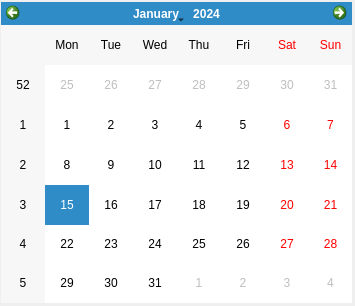
<?xml version="1.0" encoding="UTF-8"?>
<ui version="4.0">
 <class>CalenderDialog</class>
 <widget class="QDialog" name="CalenderDialog">
  <property name="geometry">
   <rect>
    <x>0</x>
    <y>0</y>
    <width>355</width>
    <height>306</height>
   </rect>
  </property>
  <property name="windowTitle">
   <string>Dialog</string>
  </property>
  <widget class="QCalendarWidget" name="calendarWidget">
   <property name="geometry">
    <rect>
     <x>1</x>
     <y>2</y>
     <width>351</width>
     <height>301</height>
    </rect>
   </property>
  </widget>
 </widget>
 <resources/>
 <connections/>
</ui>
